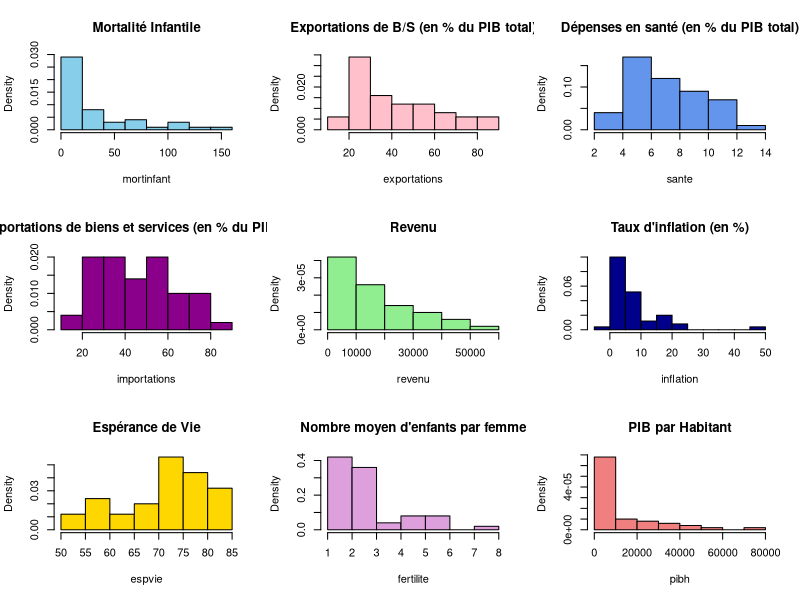
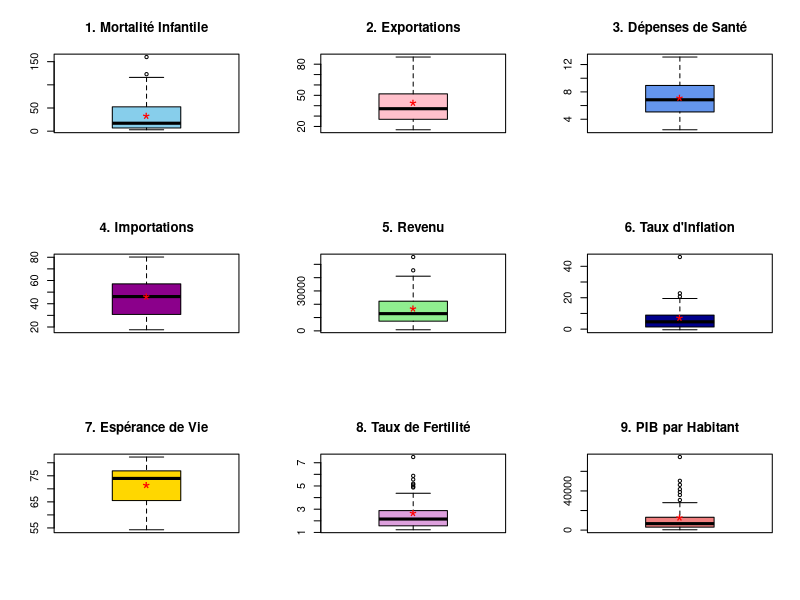

Generate these figures, in order, with R: (Note: this script raises an error after producing the figures.)
#-------------------------------------------------------------------------------
# ETAPE 1 : préparation des donées et les installations necessaires
#-------------------------------------------------------------------------------

#library(FactoMineR)
#library(factoextra)
#library(ggcorrplot)
#library(EFAtools)
#library(viridis)
#library(ggrepel)

pays7 = read.table("pays7.txt", header = TRUE, row.names = 1, dec = ".") #définir la première colonne (pays) noms de lignes

print("Dimensions des données :") # Afficher les dimensions
dim(pays7)

attach(pays7) # Attacher les données pour les appeler directement par le nom

#-------------------------------------------------------------------------------
# ETAPE 2 : STATISTIQUES UNIVARIÉES ET BIVARIÉES
#-------------------------------------------------------------------------------

summary(pays7)

# Calcul des mesures de position et de dispersion
min_vars = apply(pays7, 2, min)
q1_vars = apply(pays7, 2, quantile, probs = 0.25)
mediane_vars = apply(pays7, 2, median)
mean_vars = apply(pays7, 2, mean)
q3_vars = apply(pays7, 2, quantile, probs = 0.75)
max_vars = apply(pays7, 2, max)
sd_vars = apply(pays7, 2, sd)
tabCV = sd_vars / mean_vars #(CV = écart-type / moyenne)

# Création d'un tableau récapitulatif (je l'ai mis sous forme de joli tableau dans le doc)
tableau_recap = data.frame(
  Min = round(min_vars, 2),
  Q1 = round(q1_vars, 2),
  Médiane = round(mediane_vars, 2),
  Moyenne = round(mean_vars, 2),
  Q3 = round(q3_vars, 2),
  Max = round(max_vars, 2),
  Ecart_Type = round(sd_vars, 2),
  CV = round(tabCV, 2)
)
print("Tableau récapitulatif des statistiques descriptives :")
print(tableau_recap)

# -------------------- Visualisations Univariées ---------------------

#COMMENTAIRE POUR ISA ET MANU: je sais pas si c'est pertinent de faire des graphiques pour chaque variable...
# ca fait peut etre trop, mais on peut toujours enlever ce qui derange

#histogrammes
par(mfrow=c(3, 3))
hist(mortinfant, freq=FALSE, col="skyblue", main="Mortalité Infantile")
hist(exportations, freq=FALSE, col="pink", main="Exportations de B/S (en % du PIB total)")
hist(sante, freq=FALSE, col="cornflowerblue", main="Dépenses en santé (en % du PIB total)")
hist(importations, freq=FALSE, col="magenta4", main="Importations de biens et services (en % du PIB total)")
hist(revenu, freq=FALSE, col="lightgreen", main="Revenu")
hist(inflation, freq=FALSE, col="blue4", main="Taux d'inflation (en %)")
hist(espvie, freq=FALSE, col="gold", main="Espérance de Vie")
hist(fertilite, freq=FALSE, col="plum", main="Nombre moyen d'enfants par femme")
hist(pibh, freq=FALSE, col="lightcoral", main="PIB par Habitant")
par(mfrow=c(1, 1))

#boîtes à moustaches
par(mfrow=c(3, 3))

boxplot(mortinfant, main="1. Mortalité Infantile",col="skyblue")
points(mean(mortinfant), col="red", pch="*", cex=2)

boxplot(exportations,main="2. Exportations", col="pink")
points(mean(exportations), col="red", pch="*", cex=2)


boxplot(sante, main="3. Dépenses de Santé", col="cornflowerblue")
points(mean(sante), col="red", pch="*", cex=2)


boxplot(importations, main="4. Importations", col="magenta4")
points(mean(importations), col="red", pch="*", cex=2)


boxplot(revenu, main="5. Revenu", col="lightgreen")
points(mean(revenu), col="red", pch="*", cex=2)

boxplot(inflation, main="6. Taux d'Inflation", col="blue4")
points(mean(inflation), col="red", pch="*", cex=2)

boxplot(espvie,main="7. Espérance de Vie", col="gold")
points(mean(espvie), col="red", pch="*", cex=2)

boxplot(fertilite, main="8. Taux de Fertilité", col="plum")
points(mean(fertilite), col="red", pch="*", cex=2)

boxplot(pibh,  main="9. PIB par Habitant", col="lightcoral")
points(mean(pibh), col="red", pch="*", cex=2)

par(mfrow=c(1, 1))


# -------------------- Visualisations Bivariées ---------------------
matcor = cor(pays7)
print("Matrice des corrélations (arrondie à 2 décimales) :")
round(matcor, digits = 2)

ggcorrplot(matcor, hc.order = TRUE, type = "lower", lab = TRUE,
           title = "Matrice des corrélations des caractéristiques des pays")


#-------------------------------------------------------------------------------
# ETAPE 3 : ACP
#-------------------------------------------------------------------------------


#JUSTIFICATION DE L'ACP
plot(pays7,main="Matrice des nuages de points")
tabcor=cor(pays7)
help("ggcorrplot")
ggcorrplot(tabcor, type="lower",title = "Visualisation de la matrice des correlations",
           lab = TRUE, lab_col = "white", colors=viridis(3,option="G",direction=-1))

ggplot(pays7, aes(x=fertilite,y=mortinfant)) +
  geom_jitter(size=2, col=viridis(1,option="A"), shape=1) +
  geom_text_repel(label=rownames(pays7))


# Indice KMO ___________________________________________________________________

#library(EFAtools)
indice_KMO = KMO(tabcor)
print("Indice KMO global :")
print(indice_KMO)

# REALISATION DE L'ACP _________________________________________________________

#library(FactoMineR)
#Choisir le nombre de composantes principales en arbitrant entre les differents criteres vus en cours,

resuacp=PCA(pays7, graph = FALSE)
acp_data=resuacp$eig

#CHOIX DES COMPOSTANTES (Critères graphiques) _________________________________________________________

print("Valeurs propres :")
print(acp_data)

# (Critère de Kaiser et du coude)
par(mfrow=c(1, 1))
barplot(acp_data[,1],main ="Graphique des valeurs propres", col="#DE3163")
abline(h=1, col="blue", lwd=2) # Ligne de référence pour Kaiser (Val. Propre = 1)

plot(resuacp$eig[,1], type="b", main="Éboulis des valeurs propres (Ligne)",
     xlab="Composante Principale", ylab="Valeur Propre", pch=19, col="#DE3163")

# INTERPRETATION DES COMPOSANTES
#etude des correlations entre composantes principales et  variables initiales
resuacp$var$cor
corACP= round(resuacp$var$cor,digits=2)

#etude des contributions
resuacp$var$contrib
contrib=round(resuacp$var$contrib,digits=2) #seuil 100/9=11,11


# -------------------------------------------------------------------------

#Etape 4 : qualite de repr?sentation des pays sur les cp retenues

resuacp$ind$coord #composantes principales
tabcos2=resuacp$ind$cos2 #le tableau des cos2 des individus
resuacp$ind$dist

# Qualité de représentation des variables (carrés des cosinus)
print("Qualité de représentation des variables (cos2) :")
cos2var = round(resuacp$var$cos2[,1:2], digits=2)
print(cos2var)


#library(factoextra)

#individus bien repr?sent?s sur C1 (cos2>0.5)
tabcos2[tabcos2[,1]>0.5,1]

#individus bien repr?sent?s sur C2 'cos2>0.25
tabcos2[tabcos2[,2]>0.25,2]

#individus bien repr?sent?s sur C3 'cos2>0.15
tabcos2[tabcos2[,3]>0.15,3]

#cercles des correlations et individus

fviz_pca_var(resuacp, axes=c(1,2), col.var="cos2",
             gradient.cols=c("skyblue","gold","coral"),
             repel=TRUE,
             title="Cercle des corrélations (Dim1, Dim2)")

fviz_pca_var(resuacp, axes=c(1,3), col.var="cos2",
             gradient.cols=c("skyblue","gold","coral"),
             repel=TRUE,
             title="Cercle des corrélations (Dim1, Dim3)")


# Graphique des individus sur le plan 1-2
fviz_pca_ind(resuacp, axes=c(1, 2), col.ind="cos2",
             gradient.cols=c("darkblue","gold","darkred"),
             repel=TRUE,
             title="Nuage de points des pays sur (C1,C2)")

# Graphique des individus sur le plan 1-3
fviz_pca_ind(resuacp, axes=c(1, 3), col.ind="cos2",
             gradient.cols=c("darkblue","gold","darkred"),
             repel=TRUE,
             title="Nuage de points des pays sur (C1,C3)")

# Biplot (variables et individus) sur le plan 1-2
fviz_pca_biplot(resuacp, axes=c(1, 2), repel=TRUE,
                col.var="red", col.ind="darkblue",
                title="Biplot des pays et variables (C1,C2)")

# Biplot (variables et individus) sur le plan 1-2
fviz_pca_biplot(resuacp, axes=c(1, 3), repel=TRUE,
                col.var="red", col.ind="darkblue",
                title="Biplot des pays et variables (C1,C3)")

